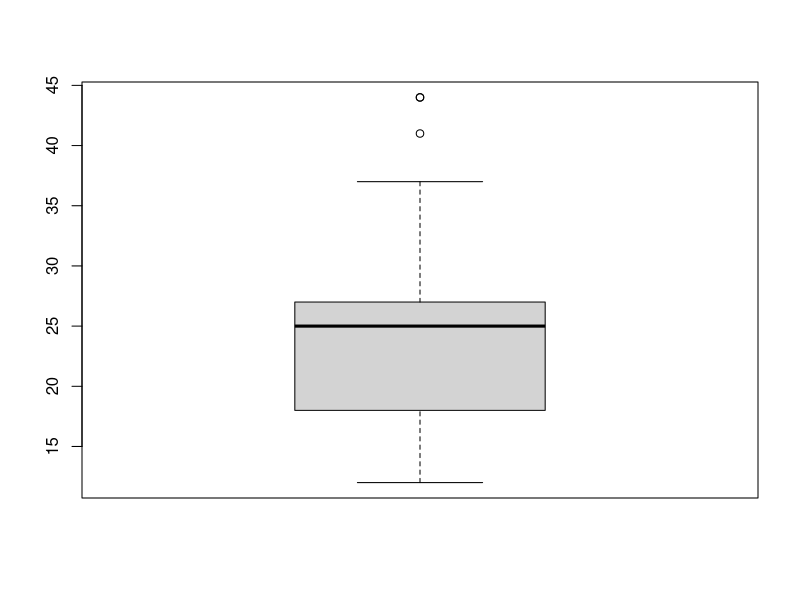
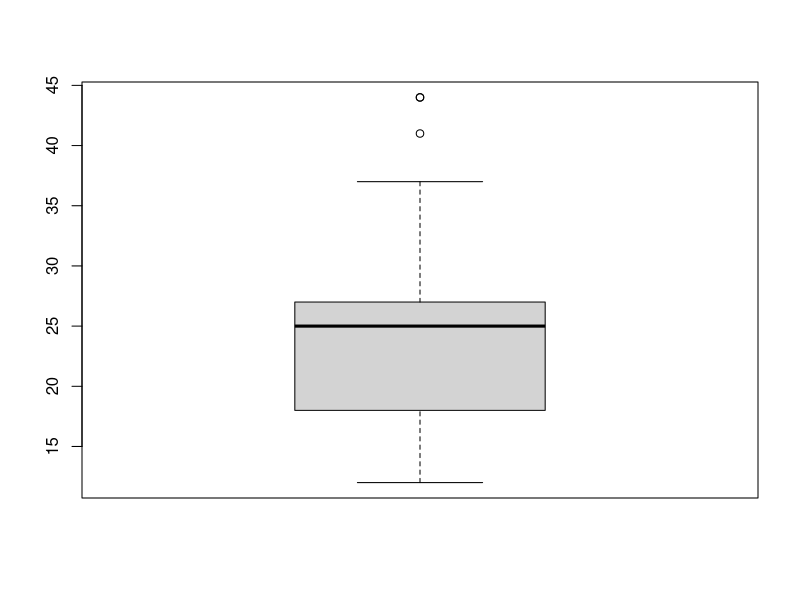
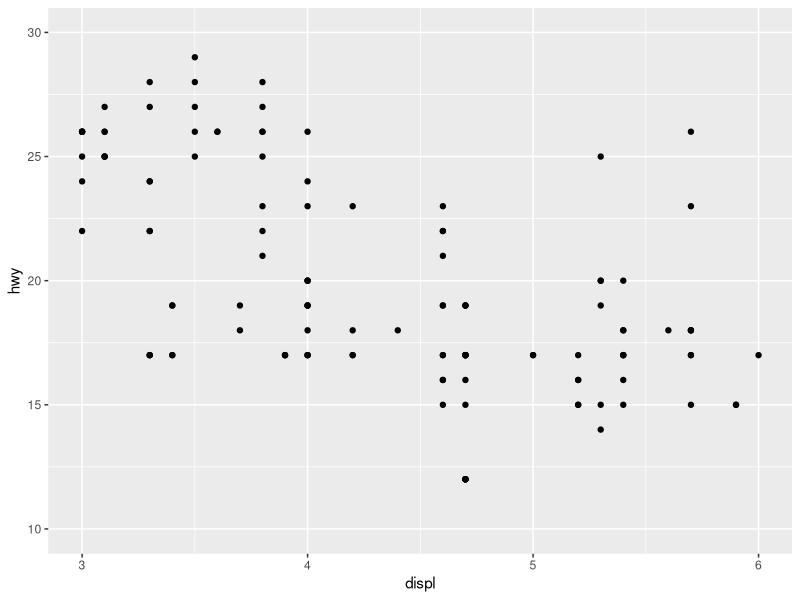
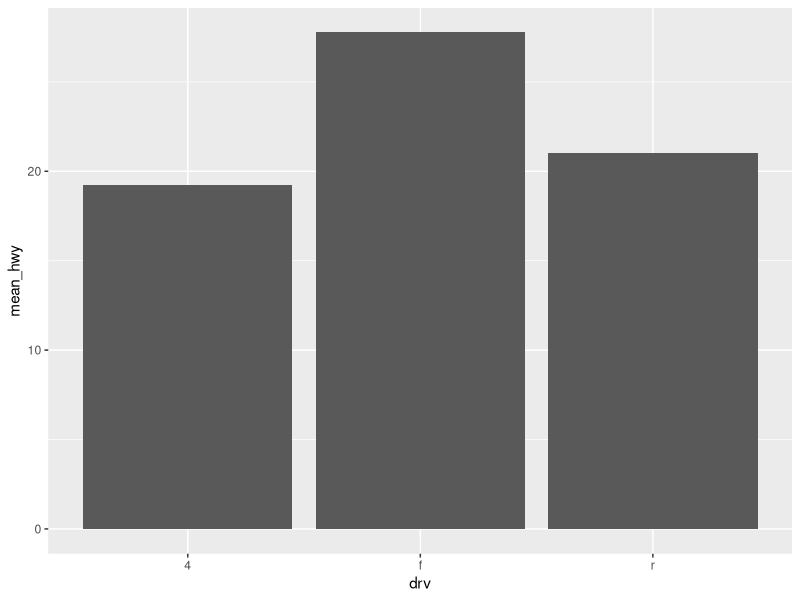
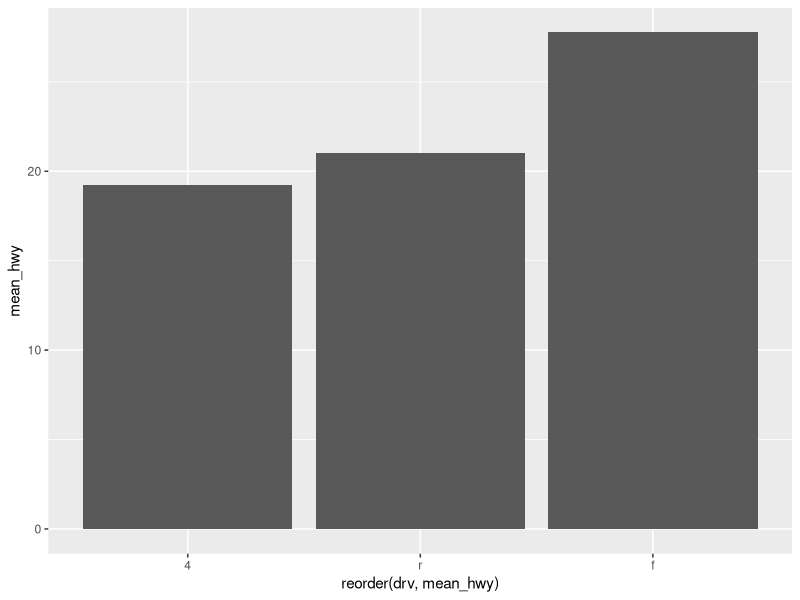
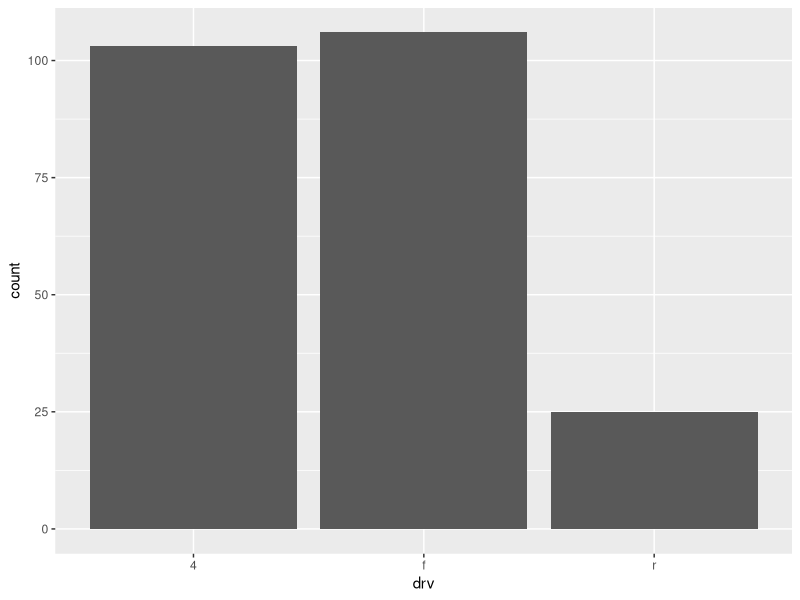
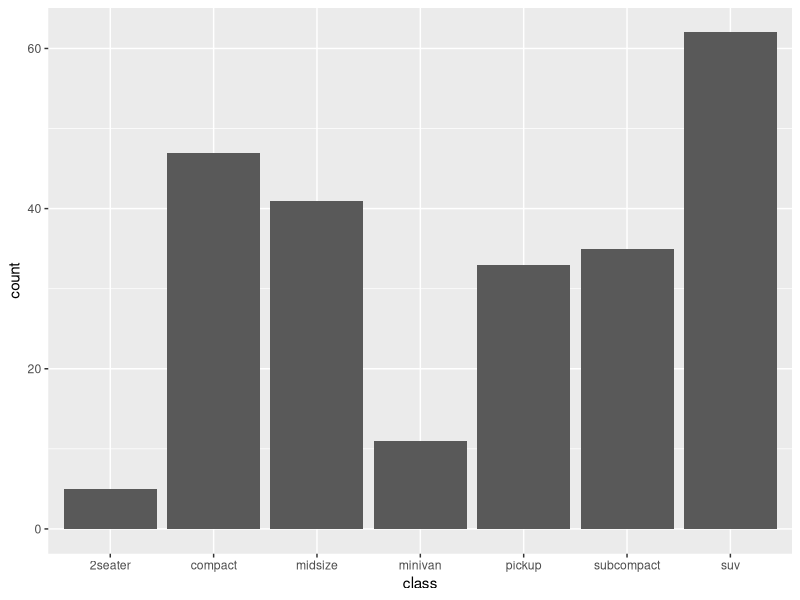
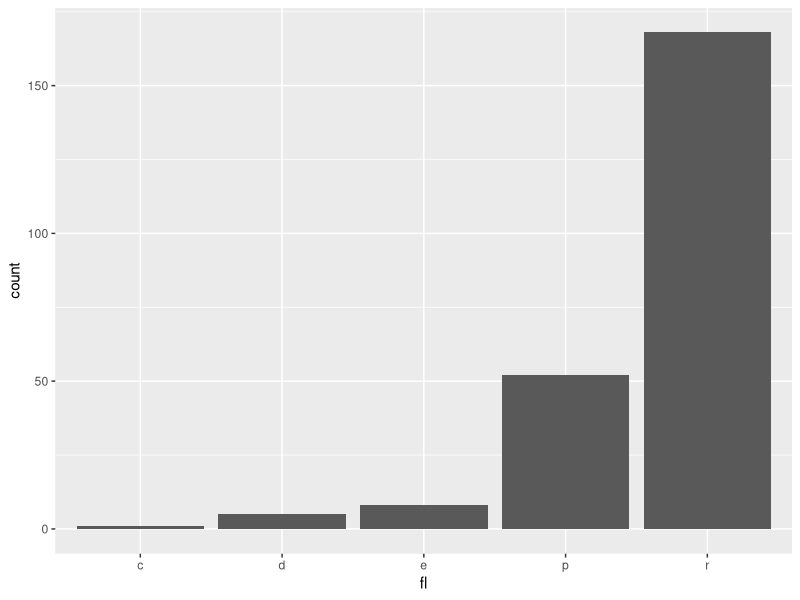

These figures' R source, in order:
# 10일차 수업 - 20190729(월)

library(dplyr)
library(ggplot2)
library(readxl)

# < 결측치 데이터 처리 확인 학습 >
mpg <- as.data.frame(ggplot2::mpg)
View(mpg)
mpg[c(65, 124, 131, 153, 212), "hwy"] <- NA

# 1. 구동방식별로 고속도로연비 평균이 어떻게 다른지 알아보려고 합니다. 분석을 하기 전에 두 변수에 결측치 데이터가 있는지 확인해야 합니다. drv변수와 hwy변수에 결측치가 몇 개 있는지 알아보시오.
table(is.na(mpg$drv))
table(is.na(mpg$hwy))

# 2. filter()를 이용하여 hwy변수의 결측치 데이터를 제외하고, 어떤 구동 방식의 hwy 평균이 높은지 확인하시오.
mpg_nomissing <- mpg %>% filter(!is.na(hwy)) %>% 
  group_by(drv) %>% 
  summarise(drv_hwy = mean(hwy)) %>% 
  arrange(-drv_hwy)
View(mpg_nomissing)

#####
# 이상치(outlier) - 존재할 수 없는 값, 극단적인 값(정상적인 범위를 벗어난 값)

# 1. 이상치 데이터를 판별
# sex - 남:1, 여:2, 3: outlier
# score - 1~5사이의 값, 6이상은 outlier
outlier <- data.frame(sex = c(1, 2, 1, 3, 2, 1), 
                     score = c(5, 4, 3, 4, 2, 6))
outlier

table(outlier$sex)
table(outlier$scroe)

# 2. 이상치를 결측치 변경
outlier$sex <- ifelse(!outlier$sex %in% c(1, 2), NA, outlier$sex)
outlier$score <- ifelse(outlier$score <= 0 | outlier$score >= 6, NA, outlier$score)
outlier

# 3. 분석 작업 - 성별에 따른 score 평균
outlier_sex <- outlier %>% filter(!is.na(sex) & !is.na(score)) %>% group_by(sex) %>% summarise(sex_mean = mean(score))
outlier_sex

# 상자그림
# 밑에서부터 하단 극단치 0%, 1분위수 25%, 2분위수 50%, 3분위수 75%, 상단 극단치 100%, 그 이외의 값은 outlier
# 1. 이상치 확인
boxplot(mpg$hwy)

boxplot(mpg$hwy)$stats # 상자그림에서의 각 분위수에 해당하는 값을 출력

# 2. 이상치를 처리 -> 결측치 변경, 결측치 확인
mpg$hwy <- ifelse(mpg$hwy < 12 | mpg$hwy > 37, NA, mpg$hwy)
table(is.na(mpg$hwy))

# 3. 구동방식별 고속도로 연비의 평균을 높은순으로 확인
mpg %>% 
  filter(!is.na(hwy)) %>% 
  group_by(drv) %>% 
  summarise(mean_drv = mean(hwy)) %>% 
  arrange(-mean_drv)

mpg %>% 
  group_by(drv) %>% 
  summarise(mean_hwy = mean(hwy, na.rm = T)) %>% 
  arrange(-mean_hwy)

##########

# 그래프 만들기 - ggplot2 패키지 안에 포함되어 있는 함수

# 1. 산점도 - x축, y축에 점으로 데이터를 표현, 변수와 변수와의 관계를 나타낼 때 사용
# 배기량(displ)별 고속도로 연비(hwy)를 산점도 표현
# x축: displ, y축: hwy
ggplot(data = mpg, aes(x = displ, y = hwy)) + # 데이터, 축
  geom_point() + # 그래프의 종류
  xlim(3, 6) + # x축의 범위
  ylim(10, 30) # y축의 범위

# 2. 막대 그래프 - 데이터의 크기를 막대로 표현, 변수(그룹)간의 차이를 나타낼 때 사용
# 구동방식별 고속도로 연비의 평균을 막대 그래프로 표현
mpg_drv <- mpg %>% 
  group_by(drv) %>% 
  summarise(mean_hwy = mean(hwy, na.rm = T))

mpg_drv

ggplot(data = mpg_drv, aes(x = drv, y = mean_hwy)) + geom_col() # 정렬 X

ggplot(data = mpg_drv, aes(x = reorder(drv, mean_hwy), y = mean_hwy)) + geom_col() # 오름차순 정렬

# 2-1. 막대 그래프 - 단순히 빈도를 누적하여 나타내는 그래프
# 구동방식(drv)에 따른 빈도수
ggplot(data = mpg, aes(x = drv)) + geom_bar()
table(mpg$drv)

# 차종에 따른 빈도수
ggplot(data = mpg, aes(x = class)) + geom_bar()
table(mpg$class)

# 연료에 따른 빈도수
ggplot(data = mpg, aes(x = fl)) + geom_bar()
table(mpg$fl)

# geom_col() - 요약 정보(통계 정보)
# geom_bar() - 원재료의 정보를 그대로 표현(빈도)

# < 산점도 확인학습 >
mpg <- as.data.frame(ggplot2::mpg)
# 1. mpg에서 도시연비와 고속도로연비 간에 어떤 관계가 있는지 확인하려고 합니다. x축은 cty, y축은 hwy로 된 산점도를 만들어 보시오.
ggplot(data = mpg, aes(x = cty, y = hwy)) + geom_point()

# 2. midwest에서 전체 인구와 아시아인 인구 간에 어떤 관계가 있는지 확인하려고 합니다. x축은 poptotal, y축은 popasian로 된 산점도를 만들어 보시오. 전체 인구는 50만명 이하, 아시아인 인구는 1만명 이하인 지역만 산점도에 표시되도록 설정하시오.
View(midwest)
ggplot(data = midwest, aes(x = poptotal, y = popasian)) +
  geom_point() +
  xlim(0, 500000) +
  ylim(0, 10000)

# < 막대 그래프 확인학습 >
# 1. 어떤 회사에서 생산한 "suv"차종의 도시연비가 높은지 확인하려고 합니다. "suv" 차종을 대상으로 평균 도시연비가 가장 높은 회사 다섯 곳을 막대 그래프로 표현하시오. 막대는 연비가 높은 순으로 정렬하여 표현하시오.
mpg_bar <- mpg %>% 
  filter(class == "suv") %>% 
  group_by(manufacturer) %>% 
  summarise(mean_hwy = mean(hwy, na.rm = T)) %>% 
  arrange(-mean_hwy) %>% 
  head(5)

ggplot(data = mpg_bar, aes(x = reorder(manufacturer, mean_hwy), y = mean_hwy)) + geom_col()

# 2. 자동차 중에서 어떤 차종이 많은지 알아보려고 합니다. 자동차 종류별 빈도를 표현한 막대그래프를 만들어보시오.
ggplot(data = mpg, aes(x = model)) + geom_bar()
